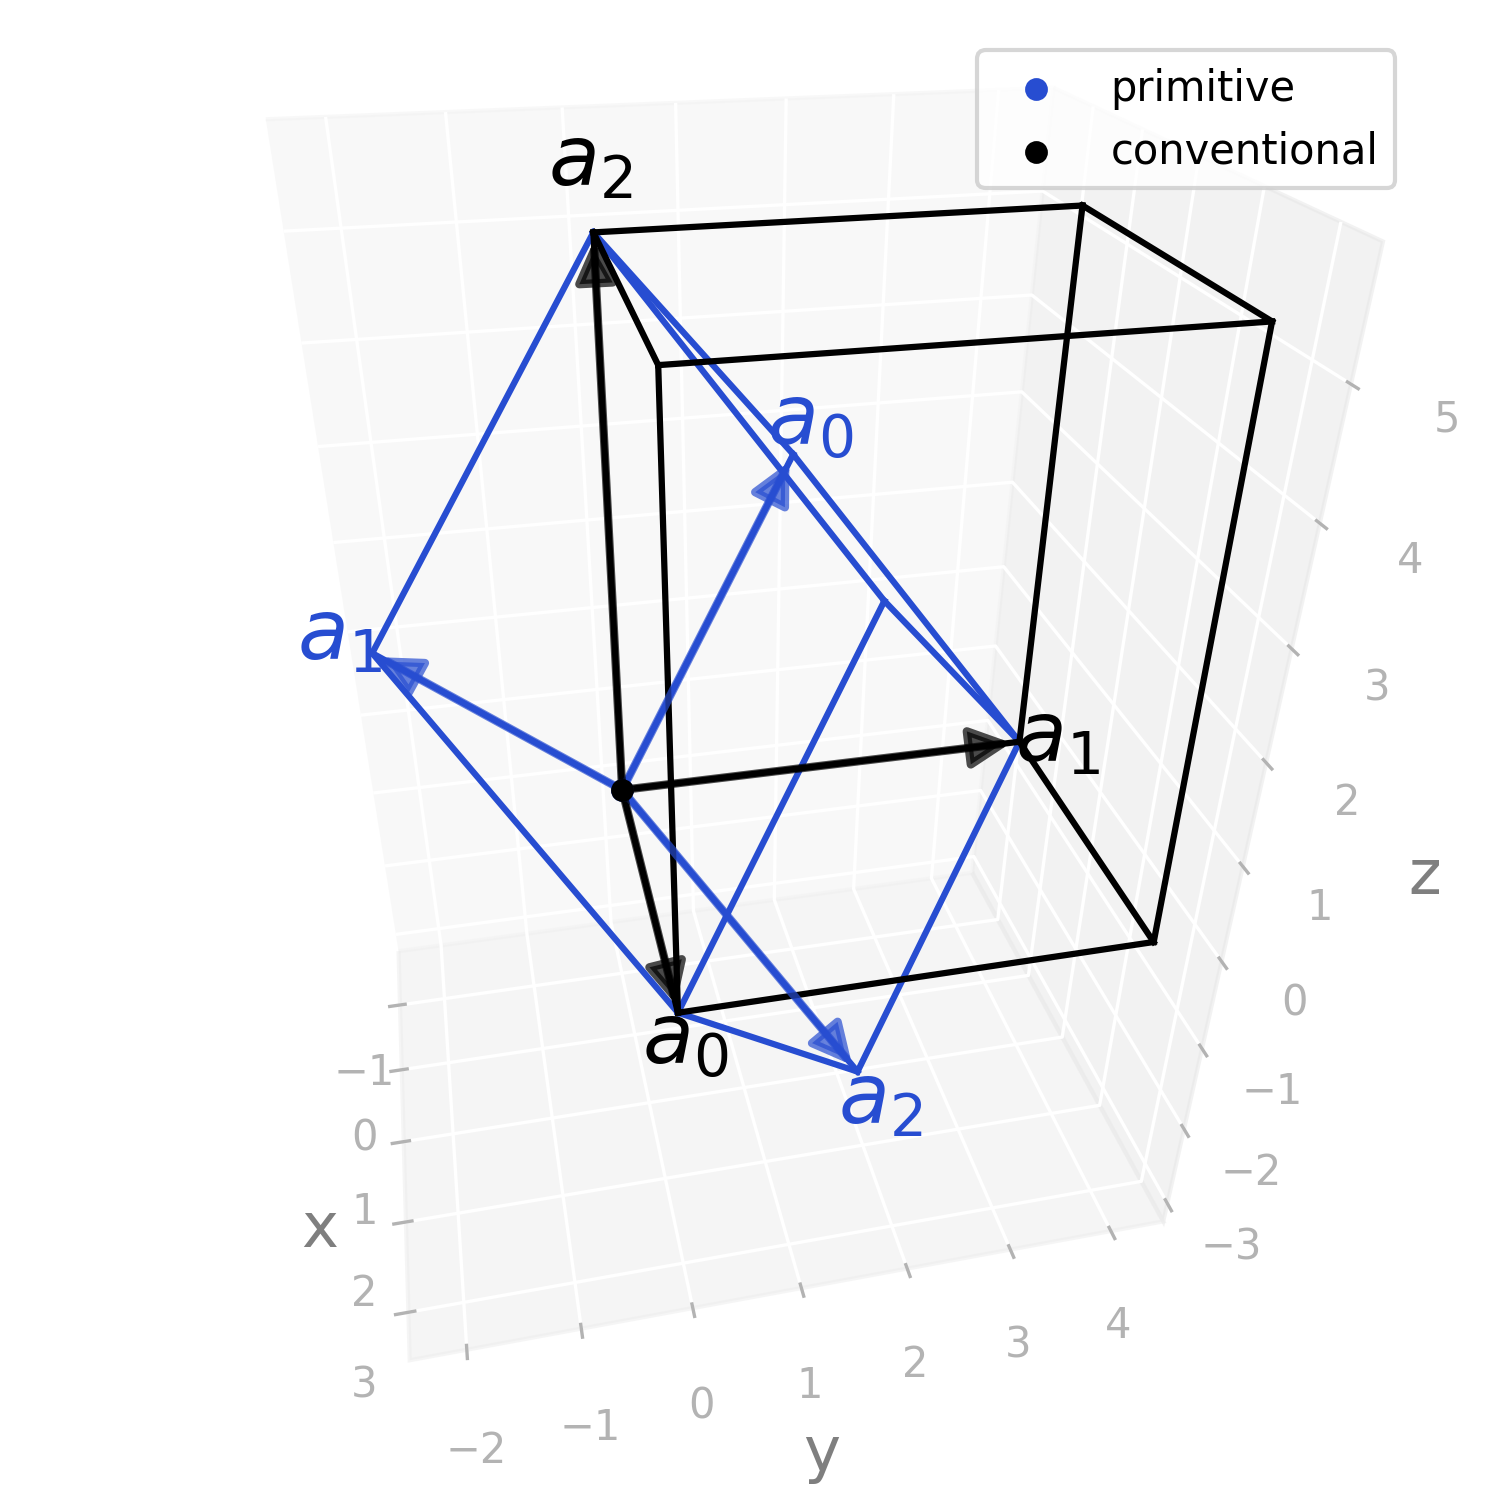

This figure's Python source:
import radtools as rad

l = rad.lattice_example("ORCI")
backend = rad.MatplotlibBackend()
backend.plot(l, kind="primitive", label="primitive")
backend.legend()
backend.plot(l, kind="conventional", label="conventional", color="black")
backend.legend()
# Save an image:
backend.save("orci_real.png", elev=32, azim=-12, dpi=300, bbox_inches="tight")
# Interactive plot:
backend.show(elev=32, azim=-12)
